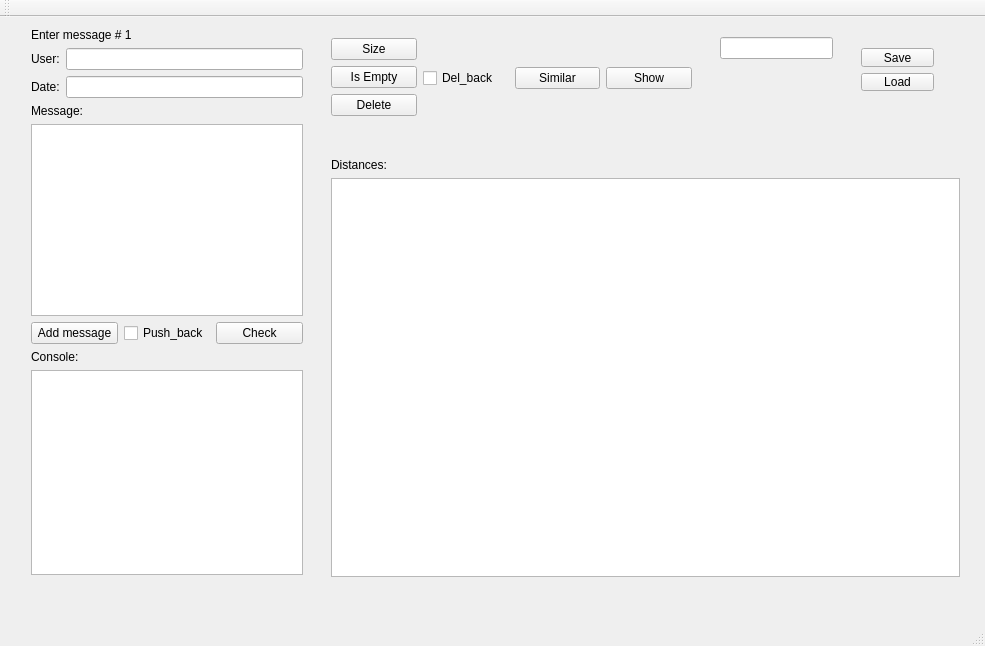
<?xml version="1.0" encoding="UTF-8"?>
<ui version="4.0">
 <class>MainWindow</class>
 <widget class="QMainWindow" name="MainWindow">
  <property name="geometry">
   <rect>
    <x>0</x>
    <y>0</y>
    <width>985</width>
    <height>646</height>
   </rect>
  </property>
  <property name="windowTitle">
   <string>MainWindow</string>
  </property>
  <widget class="QWidget" name="centralWidget">
   <widget class="QWidget" name="layoutWidget">
    <property name="geometry">
     <rect>
      <x>320</x>
      <y>130</y>
      <width>651</width>
      <height>441</height>
     </rect>
    </property>
    <layout class="QVBoxLayout" name="verticalLayout_6">
     <item>
      <widget class="QLabel" name="label_6">
       <property name="text">
        <string>Distances:</string>
       </property>
      </widget>
     </item>
     <item>
      <widget class="QTableWidget" name="tableWidget"/>
     </item>
    </layout>
   </widget>
   <widget class="QWidget" name="layoutWidget">
    <property name="geometry">
     <rect>
      <x>20</x>
      <y>0</y>
      <width>294</width>
      <height>569</height>
     </rect>
    </property>
    <layout class="QVBoxLayout" name="verticalLayout">
     <item>
      <layout class="QVBoxLayout" name="verticalLayout_5">
       <item>
        <widget class="QLabel" name="label_5">
         <property name="text">
          <string>Enter message # 1</string>
         </property>
        </widget>
       </item>
       <item>
        <layout class="QVBoxLayout" name="verticalLayout_3">
         <item>
          <layout class="QHBoxLayout" name="horizontalLayout">
           <item>
            <widget class="QLabel" name="label">
             <property name="text">
              <string>User:</string>
             </property>
            </widget>
           </item>
           <item>
            <widget class="QLineEdit" name="lineEdit"/>
           </item>
          </layout>
         </item>
         <item>
          <layout class="QHBoxLayout" name="horizontalLayout_2">
           <item>
            <widget class="QLabel" name="label_2">
             <property name="text">
              <string>Date:</string>
             </property>
            </widget>
           </item>
           <item>
            <widget class="QLineEdit" name="lineEdit_3"/>
           </item>
          </layout>
         </item>
         <item>
          <layout class="QVBoxLayout" name="verticalLayout_2">
           <item>
            <widget class="QLabel" name="label_3">
             <property name="text">
              <string>Message:</string>
             </property>
            </widget>
           </item>
           <item>
            <widget class="QTextEdit" name="textEdit"/>
           </item>
          </layout>
         </item>
        </layout>
       </item>
       <item>
        <layout class="QHBoxLayout" name="horizontalLayout_3">
         <item>
          <widget class="QPushButton" name="pushButton">
           <property name="text">
            <string>Add message</string>
           </property>
          </widget>
         </item>
         <item>
          <widget class="QCheckBox" name="checkBox">
           <property name="text">
            <string>Push_back</string>
           </property>
          </widget>
         </item>
         <item>
          <widget class="QPushButton" name="pushButton_2">
           <property name="text">
            <string>Check</string>
           </property>
          </widget>
         </item>
        </layout>
       </item>
      </layout>
     </item>
     <item>
      <layout class="QVBoxLayout" name="verticalLayout_4">
       <item>
        <widget class="QLabel" name="label_4">
         <property name="text">
          <string>Console:</string>
         </property>
        </widget>
       </item>
       <item>
        <widget class="QTextEdit" name="textEdit_2"/>
       </item>
      </layout>
     </item>
    </layout>
   </widget>
   <widget class="QLineEdit" name="lineEdit_2">
    <property name="geometry">
     <rect>
      <x>720</x>
      <y>20</y>
      <width>113</width>
      <height>22</height>
     </rect>
    </property>
   </widget>
   <widget class="QWidget" name="layoutWidget">
    <property name="geometry">
     <rect>
      <x>320</x>
      <y>10</y>
      <width>383</width>
      <height>102</height>
     </rect>
    </property>
    <layout class="QHBoxLayout" name="horizontalLayout_4">
     <item>
      <layout class="QVBoxLayout" name="verticalLayout_7">
       <item>
        <widget class="QPushButton" name="pushButton_3">
         <property name="text">
          <string>Size</string>
         </property>
        </widget>
       </item>
       <item>
        <widget class="QPushButton" name="pushButton_4">
         <property name="text">
          <string>Is Empty</string>
         </property>
        </widget>
       </item>
       <item>
        <widget class="QPushButton" name="pushButton_5">
         <property name="text">
          <string>Delete</string>
         </property>
        </widget>
       </item>
      </layout>
     </item>
     <item>
      <widget class="QCheckBox" name="checkBox_2">
       <property name="text">
        <string>Del_back</string>
       </property>
      </widget>
     </item>
     <item>
      <widget class="QPushButton" name="pushButton_7">
       <property name="text">
        <string>Similar</string>
       </property>
      </widget>
     </item>
     <item>
      <widget class="QPushButton" name="pushButton_6">
       <property name="text">
        <string>Show</string>
       </property>
      </widget>
     </item>
    </layout>
   </widget>
   <widget class="QWidget" name="layoutWidget">
    <property name="geometry">
     <rect>
      <x>850</x>
      <y>20</y>
      <width>95</width>
      <height>65</height>
     </rect>
    </property>
    <layout class="QVBoxLayout" name="verticalLayout_8">
     <item>
      <widget class="QPushButton" name="pushButton_8">
       <property name="text">
        <string>Save</string>
       </property>
      </widget>
     </item>
     <item>
      <widget class="QPushButton" name="pushButton_9">
       <property name="text">
        <string>Load</string>
       </property>
      </widget>
     </item>
    </layout>
   </widget>
  </widget>
  <widget class="QMenuBar" name="menuBar">
   <property name="geometry">
    <rect>
     <x>0</x>
     <y>0</y>
     <width>985</width>
     <height>25</height>
    </rect>
   </property>
  </widget>
  <widget class="QToolBar" name="mainToolBar">
   <attribute name="toolBarArea">
    <enum>TopToolBarArea</enum>
   </attribute>
   <attribute name="toolBarBreak">
    <bool>false</bool>
   </attribute>
  </widget>
  <widget class="QStatusBar" name="statusBar"/>
 </widget>
 <layoutdefault spacing="6" margin="11"/>
 <resources/>
 <connections/>
</ui>
